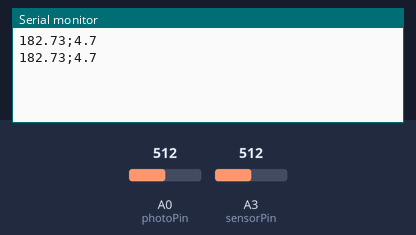
Simulated run of this sketch. Board: Arduino Uno, built with avr-gcc and run on an emulated ATmega328P. Parts: the last lines printed to the serial monitor. The inputs (shaded band) are chosen by the test bench; at power-on: A0 (photoPin) = 512, A3 (sensorPin) = 512.

Above: at 3.8 s.
3.9 s: A0 (photoPin) set to 716
At 7.2 s:
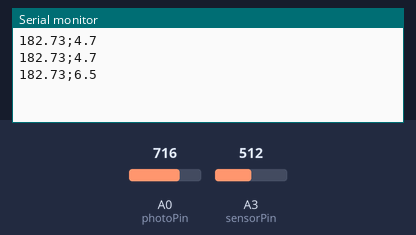
7.8 s: A3 (sensorPin) set to 716
At 9.6 s:
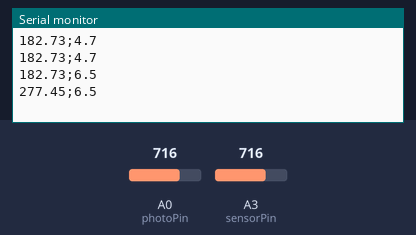
11.7 s: A0 (photoPin) set to 900
At 13.1 s:
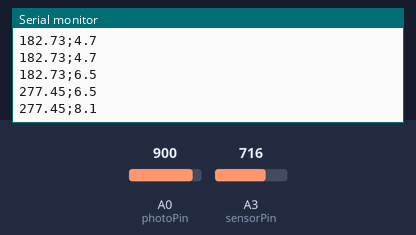
15.6 s: A3 (sensorPin) set to 900
At 18.9 s:
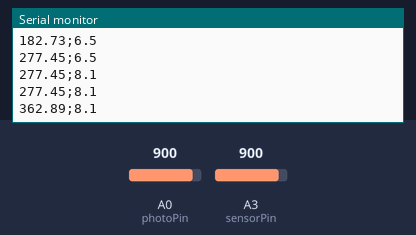
Timing chart, 0 to 20.4 s (numbered marks = the images above; inputs shaded):
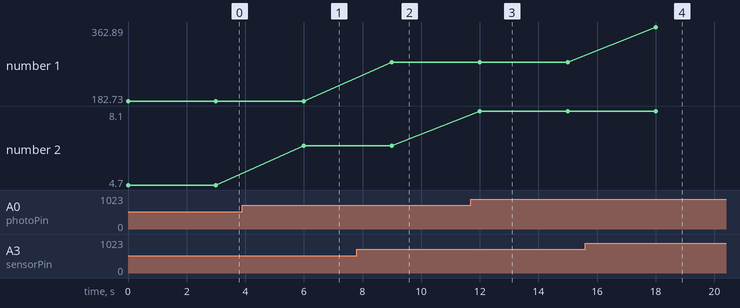

The sketch:

serial_sensor_telemetry.ino
```cpp
const int sensorPin = A3;
const int photoPin = A0;

void setup() {
  Serial.begin(9600);

}

void loop() {
  int sensorVal = analogRead(sensorPin);
  int photoVal = analogRead(photoPin);
  float voltage = sensorVal * (4.75 / 1023.0);
  float temp = (voltage - 0.55) * 100;
  float voltagel = photoVal * (5.0 / 1023.0);
  float luxScala = (voltagel / 5.0) * (10.0 - 1.0) + 0.2;
  Serial.print(temp);
  Serial.print(";");
  Serial.println(luxScala, 1);
  delay(3000);
}
```

Measured:
- after the input at 3.9 s, the serial monitor: prints a new line after 2.1 s (image 1)
- after the input at 7.8 s, the serial monitor: prints a new line after 1.2 s (image 2)
- after the input at 11.7 s, the serial monitor: prints a new line after 0.30 s (image 3)
- after the input at 15.6 s, the serial monitor: prints a new line after 2.4 s (image 4)
- plotted number 1: 182.73 → 277.45 after the input at 7.8 s, 277.45 → 362.89 after the input at 15.6 s
- plotted number 2: 4.7 → 6.5 after the input at 3.9 s, 6.5 → 8.1 after the input at 11.7 s
